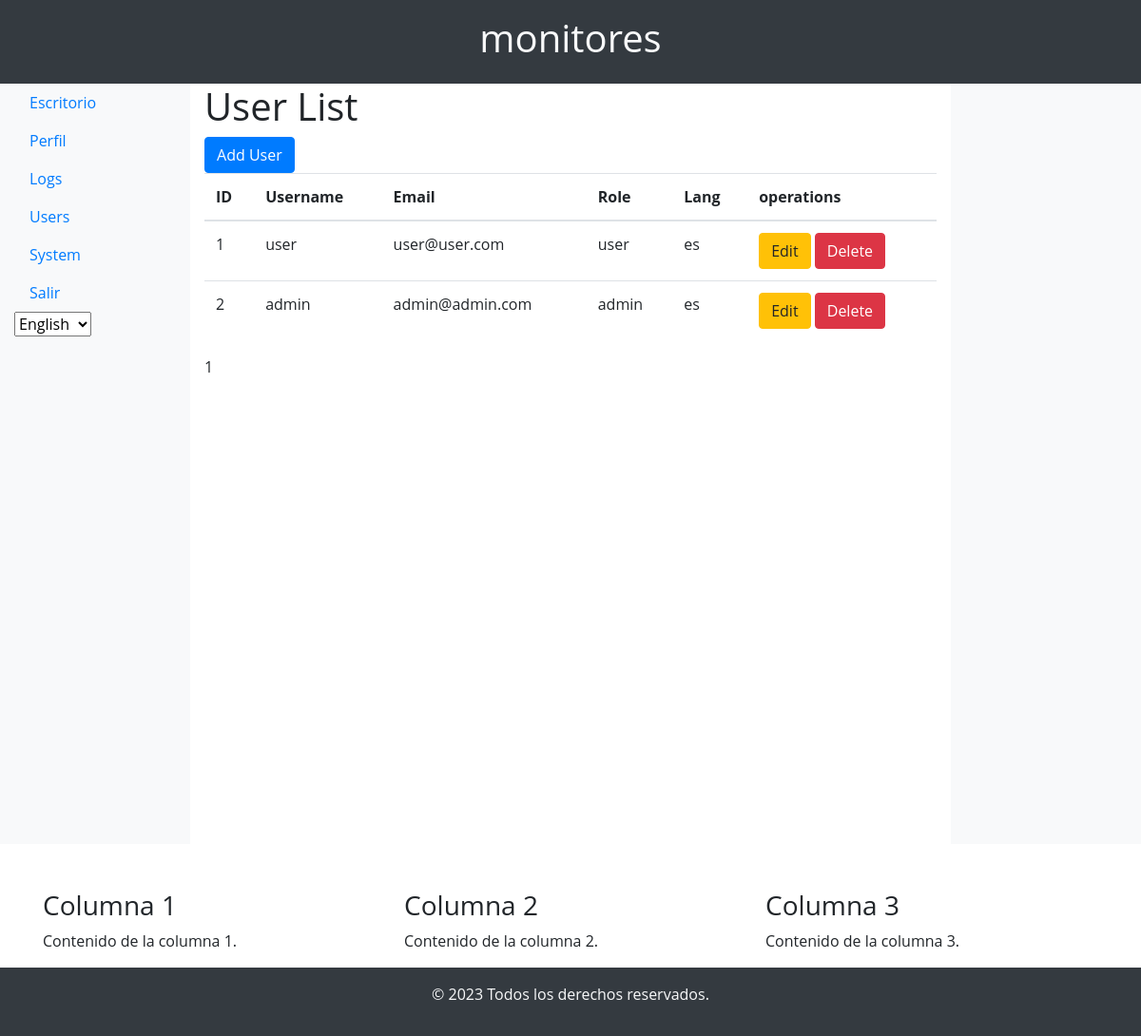
The app's page /users (signed in), older data.
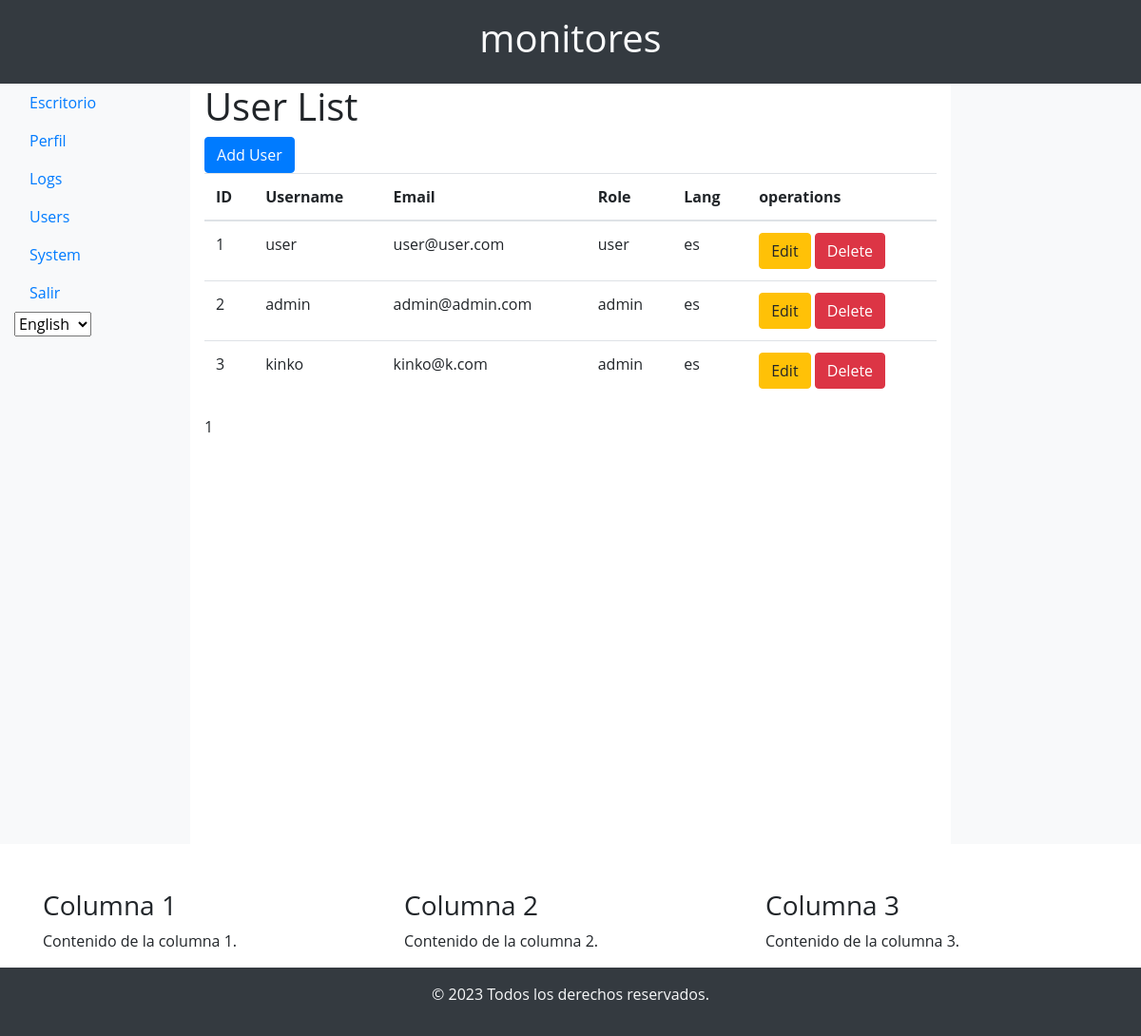
The same page, newer data.
### app/models/user_model.py (models this page shows, shortened)
class User(db.Model, UserMixin):
    id = db.Column(db.Integer, primary_key=True)
    username = db.Column(db.String(50), unique=True, nullable=False)
    email = db.Column(db.String(120), unique=True, nullable=False)
    password = db.Column(db.String(60), nullable=False)
    role = db.Column(db.String(20), default='user')  # Default role is 'user'
    language = db.Column(db.String(5), default='en')  # Add this line for language preference

### app/controllers/user_controller.py (the view)
@app.route('/users')
@login_required
def list_users():
    page = request.args.get('page', 1, type=int)
    per_page = 9  # Adjust the number of users per page as needed
    users = User.query.paginate(page=page, per_page=per_page, error_out=False)
    return render_template('user/list.html', users=users)

### app/__init__.py (called while the page is built)
@login_manager.user_loader
def load_user(user_id):
    return User.query.get(int(user_id))

def is_admin():
    return current_user.is_authenticated and current_user.role == 'admin'

### app/templates/user/list.html (shortened to what this page needs)
{% extends 'base.html' %}
{% block content %}
    <h1>User List</h1>
    <a href="{{ url_for('add_user') }}" class="btn btn-primary">Add User</a>
    <table class="table">
        <thead>
            <tr>
                <th>ID</th>
                <th>Username</th>
                <th>Email</th>
                <th>Role</th>
                <th>Lang</th>
                <th>operations</th>
            </tr>
        </thead>
        <tbody>
            {% for user in users.items %}
                <tr>
                    <td>{{ user.id }}</td>
                    <td>{{ user.username }}</td>
                    <td>{{ user.email }}</td>
                    <td>{{ user.role }}</td>
                    <td>{{ user.language }}</user></td>
                    <td>
                        <a href="{{ url_for('edit_user', user_id=user.id) }}" class="btn btn-warning">Edit</a>
                        <a href="{{ url_for('delete_user', user_id=user.id) }}" class="btn btn-danger">Delete</a>
                    </td>
                </tr>
            {% endfor %}
        </tbody>
    </table>
    <div class="pagination">
        <span class="step-links">
            {% for page_num in users.iter_pages() %}
                {% if page_num %}
                    {% if page_num == users.page %}
                        <span class="current">{{ page_num }}</span>
                    {% else %}
                        <a href="?page={{ page_num }}">{{ page_num }}</a>
                    {% endif %}
                {% else %}
                    <span class="ellipsis">...</span>
                {% endif %}
            {% endfor %}
        </span>
    </div>
{% endblock %}

Row changes from the older to the newer data that the page shows:
added User: id "3", username "kinko", email "kinko@k.com", role "admin", language "es"
